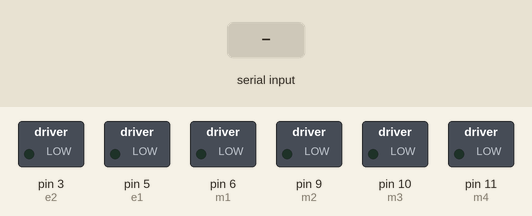
This sketch was run on a simulated Arduino Uno, built with avr-gcc and run on an emulated ATmega328P. Shown: switched loads named in the sketch (green lamp = pin HIGH). Inputs (shaded band) come from the test bench. What the sketch prints to the serial monitor is not drawn.

Above: at 1.2 s.
1.3 s: "1" received over Serial
At 2.0 s:
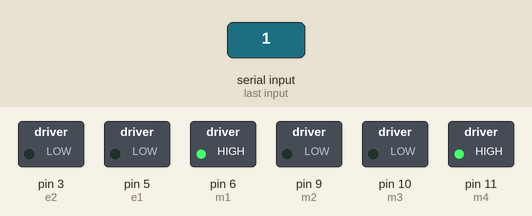
2.8 s: "2" received over Serial
At 3.1 s:
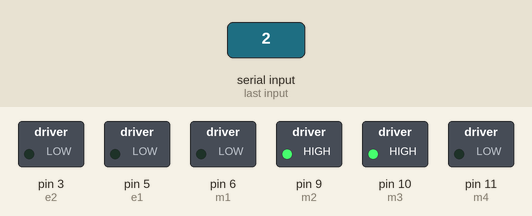
4.3 s: "7" received over Serial
At 5.5 s:
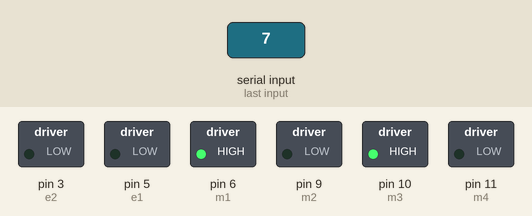
5.8 s: "8" received over Serial
At 6.6 s:
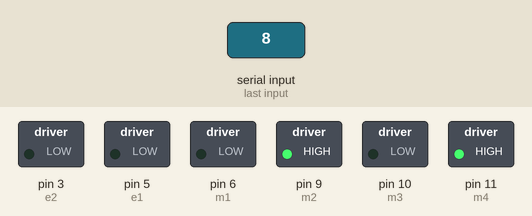
7.3 s: "3" received over Serial
At 7.8 s:
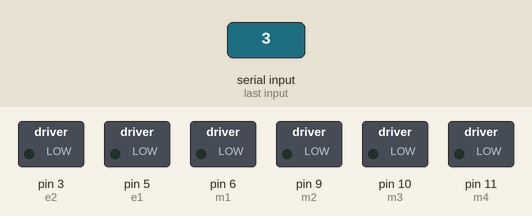
Timing chart, 0 to 9.8 s (numbered marks = the images above; inputs shaded):
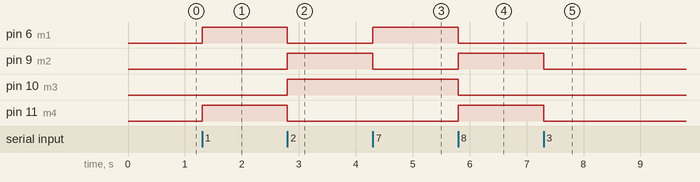

The sketch:

e8_4wheel_car_control_bluetooth.ino
```cpp
/*Control a 4-wheeled robot via bluetooth using PytHon GUI
Note: Disconnect from Python IDE before uploading this sketch to your arduino
Based on your motor driver variables ceclared below may vary. But the logic still holds the same
*/

//Declare variables
char  serialData;

//Declaring Pins of arduino to pins of Deek robot 2 Channel motor driver (L293D)
//Play around your driver to control the direction of motors
int m1=6; //connects to IN2 pin of Deek Robot motor driver -->Sets the direction
int m2=9; //Connects to IN1 pin of Deek Robot motor driver --> Sets the direction
int e1=5; //Connects to EN1 pin of Deek Robot motor driver -->Sets the speed

int m3=10; //connects to IN3 pin of Deek Robot motor driver -->Sets the direction
int m4=11; //Connects to IN4 pin of Deek Robot motor driver -->Sets the direction
int e2=3; //Connects to EN2 pin of Deek Robot motor driver -->Sets the speed

int x =0; //Variable to store the speed value from Python

//Setup your baudrate & arduino pins
void setup()
{
       pinMode(m1, OUTPUT);
       pinMode(m2, OUTPUT);
       pinMode(m3, OUTPUT);
       pinMode(m4, OUTPUT);
       pinMode(e1, OUTPUT);
       pinMode(e2, OUTPUT);
       Serial.begin(9600);
}

void loop()
{
     // send data only when you receive data from python
    if (Serial.available() > 0)
    {
      serialData = Serial.read();
      Serial.print(serialData);

      //Forward motion of car
      if(serialData == '1')
      {
         //Motor set 1
         analogWrite(e1, x);
         digitalWrite(m1, 1);
         digitalWrite(m2, 0);

         //Motor set 2
         analogWrite(e2, x);
         digitalWrite(m4, 1);
         digitalWrite(m3, 0);
       }

      //Reverse motion of car
        else if (serialData == '2')
        {
          //Motor set 1
         analogWrite(e1, x);
         digitalWrite(m1, 0);
         digitalWrite(m2, 1);

         //Motor set 2
         analogWrite(e2, x);
         digitalWrite(m4, 0);
         digitalWrite(m3, 1);
        }

        //Apply brakes
        else if (serialData == '3')
        {
           //Motor set 1
           digitalWrite(m1, 0);
           digitalWrite(m2, 0);

           //Motor set 2
           digitalWrite(m3, 0);
           digitalWrite(m4, 0);
        }


        //set Speed level 1
        else if (serialData == '4')
        {
          x=80;
        }

        //set Speed level 2
        else if (serialData == '5')
        {
          x=150;
        }

        //set Speed level 3
        else if (serialData == '6')
        {
          x=255;
        }


        //Turn left
        else if (serialData == '7')
        {
          //Motor set 1
         analogWrite(e1, x);
         digitalWrite(m1, 1);
         digitalWrite(m2, 0);

         //Motor set 2
         analogWrite(e2, x);
         digitalWrite(m4, 0);
         digitalWrite(m3, 1);
        }

        //Turn right
        else if (serialData == '8')
        {
          //Motor set 1
         analogWrite(e1, x);
         digitalWrite(m1, 0);
         digitalWrite(m2, 1);

         //Motor set 2
         analogWrite(e2, x);
         digitalWrite(m4, 1);
         digitalWrite(m3, 0);
        }

    }
}
```

Measured:
- after the input at 1.3 s, pin 6 (m1), pin 11 (m4): LOW → HIGH at once
- after the input at 2.8 s, pin 6 (m1), pin 11 (m4): HIGH → LOW at once; pin 9 (m2), pin 10 (m3): LOW → HIGH at once
- after the input at 4.3 s, pin 6 (m1): LOW → HIGH at once; pin 9 (m2): HIGH → LOW at once
- after the input at 5.8 s, pin 6 (m1), pin 10 (m3): HIGH → LOW at once; pin 9 (m2), pin 11 (m4): LOW → HIGH at once
- after the input at 7.3 s, pin 9 (m2), pin 11 (m4): HIGH → LOW at once
